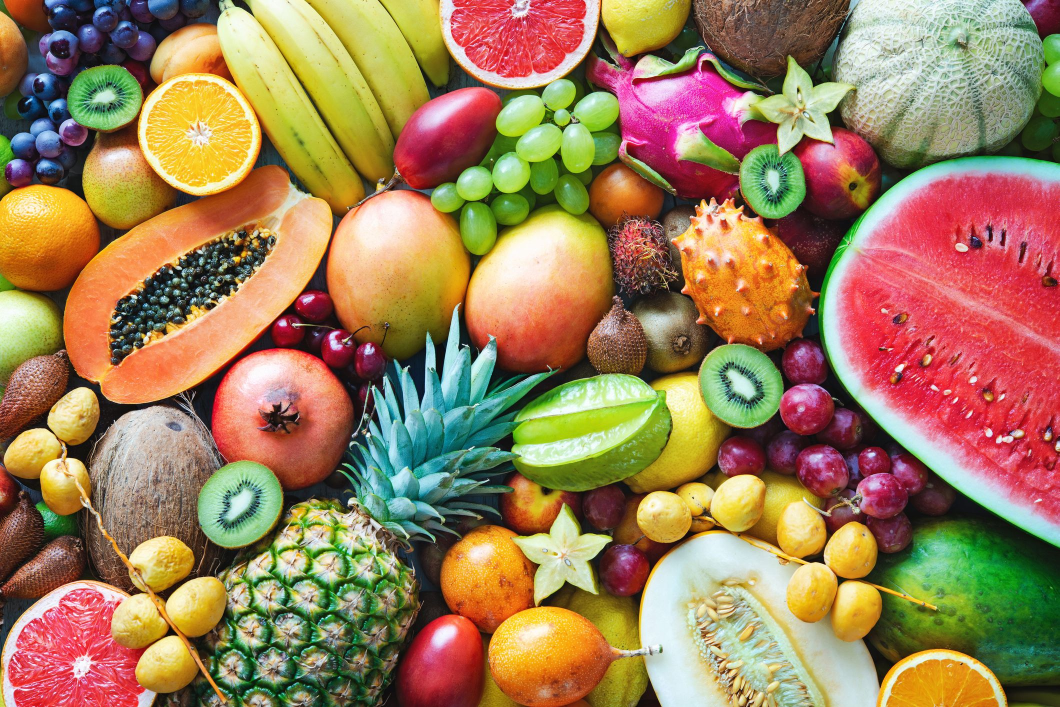
#> input picture Lab3/exercise/colorful-ripe-tropical-fruits.jpg, 2119 x 1414 px (shown at 1/2 size)
$ jupyter execute --allow-errors baitronglop.ipynb
#> lines starting #> are read from the running program, lines starting #| are printed output that depends on the picture; after the words box and inside, x2 and y2 are one past the last pixel; in counts of white or black regions, pixels touching at a corner belong together
[cell 1]
#cau1

import numpy as np
import imageio.v2 as iio
import scipy.ndimage as nd
import matplotlib.pylab as plt

image = iio.imread('exercise/colorful-ripe-tropical-fruits.jpg')
#> image is the input picture: shape (1414, 2119, 3); mean R, G, B 157.9, 126.8, 88.7

kiwi = image[870:930, 460:520]

iio.imsave('exercise/kiwi_original.jpg', kiwi.astype(np.uint8))

kiwi_shifted = nd.shift(kiwi, shift=(0, 30, 0))  # dịch sang phải

iio.imsave('exercise/kiwi_shifted.jpg', kiwi_shifted.astype(np.uint8))

fig, axs = plt.subplots(1, 2, figsize=(8, 4))

axs[0].imshow(kiwi.astype(np.uint8))
axs[0].set_title("Kiwi gốc (đúng quả bạn chọn)")
axs[0].axis('off')

axs[1].imshow(kiwi_shifted.astype(np.uint8))
axs[1].set_title("Kiwi đã dịch phải 30px")
axs[1].axis('off')

plt.tight_layout()
plt.show()

[cell 2]
#cau 2

import numpy as np
import imageio.v2 as iio
import matplotlib.pylab as plt
import scipy.ndimage as nd

# Đọc ảnh từ thư mục 'exercise'
image = iio.imread('exercise/colorful-ripe-tropical-fruits.jpg')

# --- Cắt quả đu đủ ---
papaya = image[670:770, 190:270]

# --- Cắt quả dưa hấu (đúng quả to, lát đỏ như bạn gửi) ---
watermelon = image[580:760, 1550:1800]

# --- Đổi màu: dùng đảo màu (inversion)
papaya_inverted = 255 - papaya
watermelon_inverted = 255 - watermelon
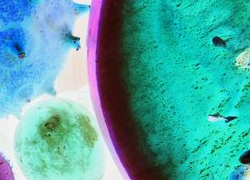
#> watermelon_inverted: shape (180, 250, 3); mean R, G, B 80.6, 166.6, 165.2

# --- Lưu ảnh riêng ---
iio.imsave('exercise/papaya_inverted.jpg', papaya_inverted.astype(np.uint8))
iio.imsave('exercise/watermelon_inverted.jpg', watermelon_inverted.astype(np.uint8))

# --- Hiển thị kiểm tra ---
fig, axs = plt.subplots(2, 2, figsize=(10, 6))

axs[0, 0].imshow(papaya.astype(np.uint8))
axs[0, 0].set_title("Đu đủ gốc")
axs[0, 0].axis('off')

axs[0, 1].imshow(papaya_inverted.astype(np.uint8))
axs[0, 1].set_title("Đu đủ đổi màu")
axs[0, 1].axis('off')

axs[1, 0].imshow(watermelon.astype(np.uint8))
axs[1, 0].set_title("Dưa hấu gốc")
axs[1, 0].axis('off')

axs[1, 1].imshow(watermelon_inverted.astype(np.uint8))
axs[1, 1].set_title("Dưa hấu đổi màu")
axs[1, 1].axis('off')

plt.tight_layout()
plt.show()

[cell 3]
#cau 3

import numpy as np
import imageio.v2 as iio
import scipy.ndimage as nd
import matplotlib.pylab as plt

# Đọc ảnh gốc
image = iio.imread('exercise/quang_ninh.jpg')
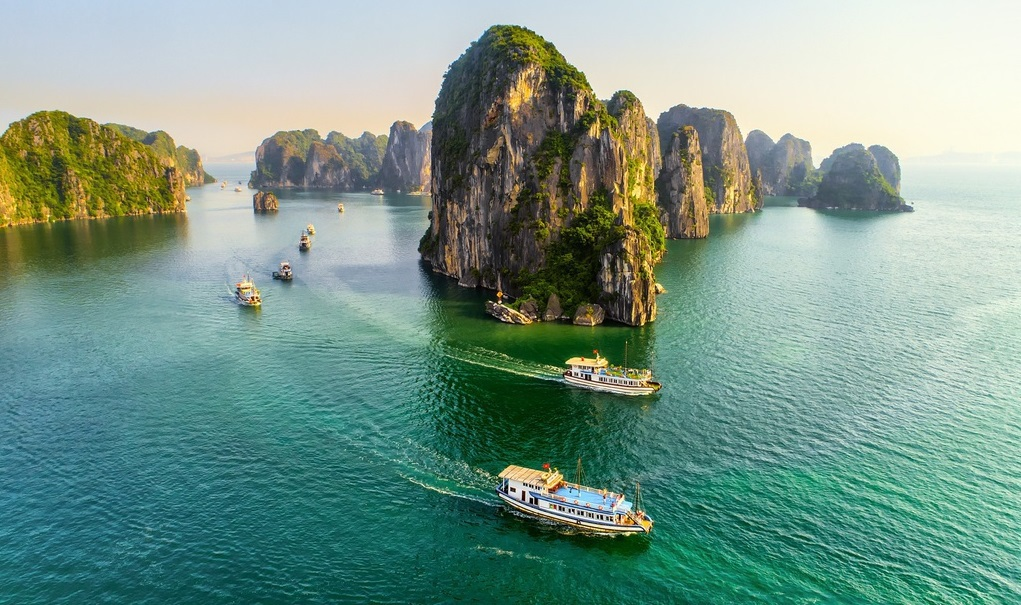
#> input picture Lab3/exercise/quang_ninh.jpg, 1021 x 605 px
#> image is the input picture: shape (605, 1021, 3); mean R, G, B 119.9, 151, 137.7

# Cắt ngọn núi (vẫn giữ nguyên như trước)
mountain = image[100:400, 470:670]
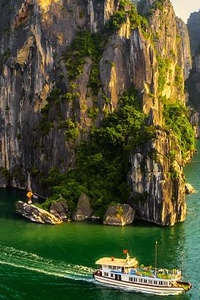
#> mountain: shape (300, 200, 3); mean R, G, B 80, 83.5, 51.7

# Cắt vùng con thuyền mở rộng để thấy rõ hơn
boat = image[450:540, 400:540]
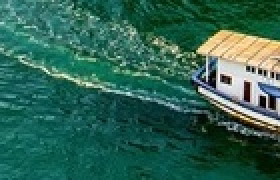
#> boat: shape (90, 140, 3) (shown 2 times larger); mean R, G, B 46.6, 99.6, 83.1

# Xoay cả hai đối tượng
mountain_rotated = nd.rotate(mountain, 45, reshape=True)
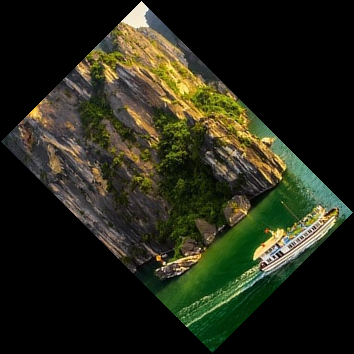
#> mountain_rotated: shape (354, 354, 3); mean R, G, B 38, 39.6, 24.4
boat_rotated = nd.rotate(boat, 45, reshape=True)

# Lưu vào thư mục exercise
iio.imsave('exercise/mountain_rotated.jpg', mountain_rotated.astype(np.uint8))
iio.imsave('exercise/boat_rotated.jpg', boat_rotated.astype(np.uint8))
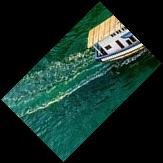
#> saved as boat_rotated.jpg: shape (163, 163, 3); mean R, G, B 22.6, 46.5, 39

# Hiển thị kiểm tra
fig, axs = plt.subplots(1, 2, figsize=(10, 5))
axs[0].imshow(mountain_rotated.astype(np.uint8))
axs[0].set_title("Ngọn núi xoay 45°")
axs[0].axis('off')

axs[1].imshow(boat_rotated.astype(np.uint8))
axs[1].set_title("Con thuyền xoay 45° (mở rộng)")
axs[1].axis('off')

plt.tight_layout()
plt.show()

[cell 4]
#cau4

import numpy as np
import imageio.v2 as iio
import scipy.ndimage as nd
import matplotlib.pylab as plt

# Đọc ảnh pagoda từ thư mục exercise
image = iio.imread('exercise/pagoda.jpg')
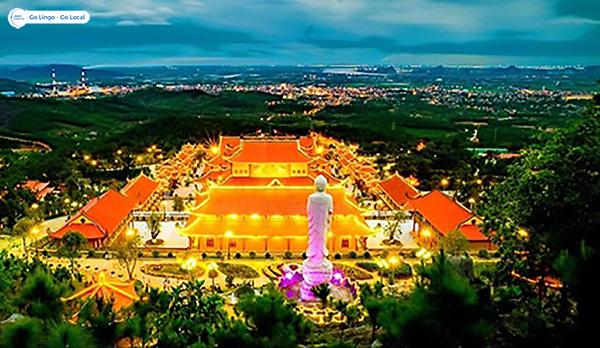
#> input picture Lab3/exercise/pagoda.jpg, 600 x 348 px
#> image is the input picture: shape (348, 600, 3); mean R, G, B 82.1, 94.8, 64.1

# Cắt ngôi chùa ở trung tâm ảnh
pagoda = image[100:300, 100:300]

# Phóng to gấp 5 lần
pagoda_scaled = nd.zoom(pagoda, zoom=(5, 5, 1))  # (height, width, channels)
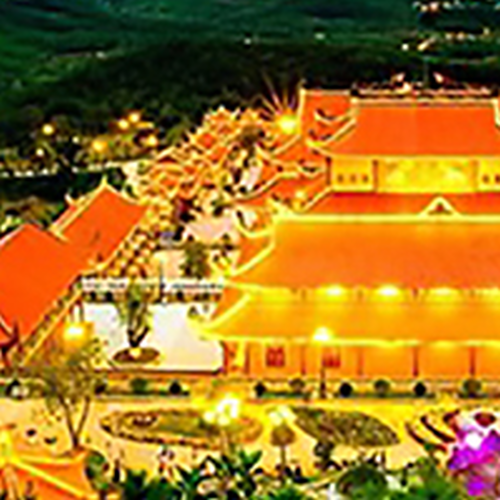
#> pagoda_scaled: shape (1000, 1000, 3) (shown at 1/2 size); mean R, G, B 161.9, 116, 34.8

# Lưu ảnh đã phóng to
iio.imsave('exercise/pagoda_scaled_5x.jpg', pagoda_scaled.astype(np.uint8))

# Hiển thị để kiểm tra
plt.imshow(pagoda_scaled.astype(np.uint8))
plt.title("Ngôi chùa phóng to 5 lần")
plt.axis('off')
plt.show()

[cell 5]
#cau5

import numpy as np
import imageio.v2 as iio
import scipy.ndimage as nd
import matplotlib.pyplot as plt

# Danh sách ảnh có sẵn
images = {
    "1": "exercise/colorful-ripe-tropical-fruits.jpg",
    "2": "exercise/quang_ninh.jpg",
    "3": "exercise/pagoda.jpg"
}

def show_coordinate_map(image):
    plt.imshow(image)
    plt.grid(True)
    plt.title("Coordinate Map")
    plt.show()

def apply_translation(image):
    dx = int(input("Nhập số pixel dịch theo chiều ngang (dx): "))
    dy = int(input("Nhập số pixel dịch theo chiều dọc (dy): "))
    shifted = nd.shift(image, shift=(dy, dx, 0))
    plt.imshow(shifted.astype(np.uint8))
    plt.title("Ảnh sau khi tịnh tiến")
    plt.axis('off')
    plt.show()

def apply_rotation(image):
    angle = float(input("Nhập góc xoay (độ): "))
    rotated = nd.rotate(image, angle, reshape=True)
    plt.imshow(rotated.astype(np.uint8))
    plt.title(f"Ảnh xoay {angle}°")
    plt.axis('off')
    plt.show()

def apply_zoom(image, scale):
    zoomed = nd.zoom(image, (scale, scale, 1))
    plt.imshow(zoomed.astype(np.uint8))
    title = "Ảnh phóng to" if scale > 1 else "Ảnh thu nhỏ"
    plt.title(f"{title} (x{scale})")
    plt.axis('off')
    plt.show()

# Menu chính
print("===== MENU BIẾN ĐỔI ẢNH =====")
print("T - Tịnh tiến ảnh")
print("X - Xoay ảnh")
print("P - Phóng to ảnh")
print("H - Thu nhỏ ảnh")
print("C - Hiển thị bản đồ tọa độ")
choice = input("Chọn thao tác (T/X/P/H/C): ").strip().upper()
#> the answer given: 1

print("\nChọn ảnh muốn áp dụng:")
for k, v in images.items():
    print(f"{k} - {v.split('/')[-1]}")
img_choice = input("Nhập số (1/2/3): ").strip()
#> the answer given: exercise/colorful-ripe-tropical-fruits.jpg

# Đọc ảnh đã chọn
#> (the rest of this cell did not finish here and is left out)

[cell 6]
import cv2
import numpy as np
import matplotlib.pyplot as plt

# Bước 1: Đọc ảnh
img = cv2.imread('exercise/colorful-ripe-tropical-fruits.jpg')
img_rgb = cv2.cvtColor(img, cv2.COLOR_BGR2RGB)

# Bước 2: Chọn vùng quả kiwi (giả sử biết tọa độ, ví dụ: x=120, y=80, w=100, h=100)
# Bạn cần điều chỉnh các giá trị này cho đúng với ảnh của bạn!
x, y, w, h = 120, 80, 100, 100
kiwi = img_rgb[y:y+h, x:x+w]
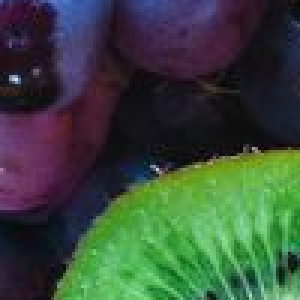
#> kiwi: shape (100, 100, 3) (shown 3 times larger); mean R, G, B 56.5, 73.2, 59

# Bước 3: Tạo ảnh mới và tịnh tiến kiwi sang phải 30 pixels
img_copy = img_rgb.copy()
img_copy[y:y+h, x+30:x+30+w] = kiwi
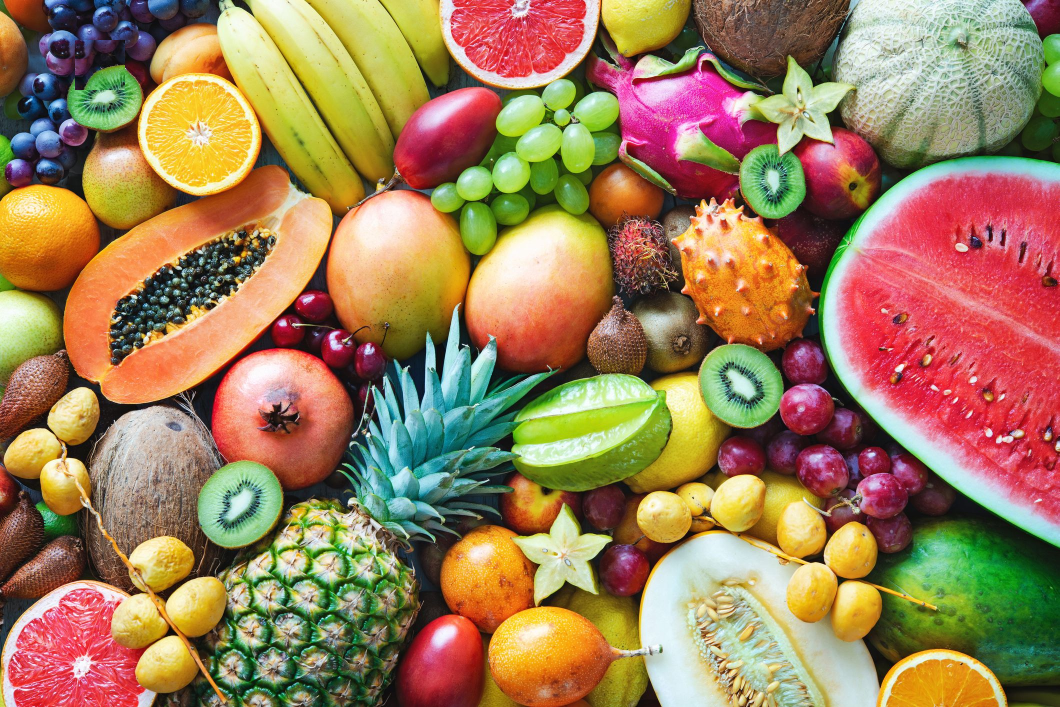
#> img_copy: shape (1414, 2119, 3) (shown at 1/2 size); 0.33% of pixels changed, all inside (x1, y1, x2, y2) = (150, 80, 250, 180)

# (Tùy chọn) Xóa vùng kiwi cũ nếu muốn
# img_copy[y:y+h, x:x+w] = 255  # hoặc màu nền

# Bước 4: Hiển thị kết quả
plt.figure(figsize=(10,5))
plt.subplot(1,2,1)
plt.title('Original')
plt.imshow(img_rgb)
plt.axis('off')

plt.subplot(1,2,2)
plt.title('Kiwi moved 30px right')
plt.imshow(img_copy)
plt.axis('off')
plt.show()
